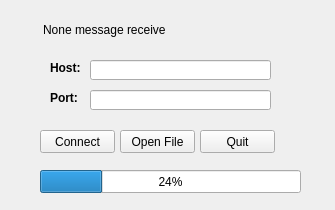
<?xml version="1.0" encoding="UTF-8"?>
<ui version="4.0">
 <class>MainWindow</class>
 <widget class="QMainWindow" name="MainWindow">
  <property name="geometry">
   <rect>
    <x>0</x>
    <y>0</y>
    <width>335</width>
    <height>210</height>
   </rect>
  </property>
  <property name="windowTitle">
   <string>Client</string>
  </property>
  <widget class="QWidget" name="centralWidget">
   <widget class="QLabel" name="label_Message">
    <property name="geometry">
     <rect>
      <x>43</x>
      <y>20</y>
      <width>251</width>
      <height>20</height>
     </rect>
    </property>
    <property name="text">
     <string>None message receive</string>
    </property>
   </widget>
   <widget class="QLineEdit" name="hostLineEdit">
    <property name="geometry">
     <rect>
      <x>90</x>
      <y>60</y>
      <width>181</width>
      <height>20</height>
     </rect>
    </property>
   </widget>
   <widget class="QLineEdit" name="portLineEdit">
    <property name="geometry">
     <rect>
      <x>90</x>
      <y>90</y>
      <width>181</width>
      <height>20</height>
     </rect>
    </property>
   </widget>
   <widget class="QLabel" name="label_Host">
    <property name="geometry">
     <rect>
      <x>50</x>
      <y>60</y>
      <width>31</width>
      <height>16</height>
     </rect>
    </property>
    <property name="font">
     <font>
      <weight>75</weight>
      <bold>true</bold>
     </font>
    </property>
    <property name="text">
     <string>Host:</string>
    </property>
   </widget>
   <widget class="QLabel" name="label_Port">
    <property name="geometry">
     <rect>
      <x>50</x>
      <y>90</y>
      <width>31</width>
      <height>16</height>
     </rect>
    </property>
    <property name="font">
     <font>
      <weight>75</weight>
      <bold>true</bold>
     </font>
    </property>
    <property name="text">
     <string>Port:</string>
    </property>
   </widget>
   <widget class="QPushButton" name="pushButton_Link">
    <property name="geometry">
     <rect>
      <x>40</x>
      <y>130</y>
      <width>75</width>
      <height>23</height>
     </rect>
    </property>
    <property name="text">
     <string>Connect</string>
    </property>
   </widget>
   <widget class="QPushButton" name="openFileButton">
    <property name="geometry">
     <rect>
      <x>120</x>
      <y>130</y>
      <width>75</width>
      <height>23</height>
     </rect>
    </property>
    <property name="text">
     <string>Open File</string>
    </property>
   </widget>
   <widget class="QProgressBar" name="progressBar">
    <property name="geometry">
     <rect>
      <x>40</x>
      <y>170</y>
      <width>261</width>
      <height>23</height>
     </rect>
    </property>
    <property name="value">
     <number>24</number>
    </property>
   </widget>
   <widget class="QPushButton" name="pushButton">
    <property name="geometry">
     <rect>
      <x>200</x>
      <y>130</y>
      <width>75</width>
      <height>23</height>
     </rect>
    </property>
    <property name="text">
     <string>Quit</string>
    </property>
   </widget>
  </widget>
 </widget>
 <layoutdefault spacing="6" margin="11"/>
 <resources/>
 <connections/>
</ui>
